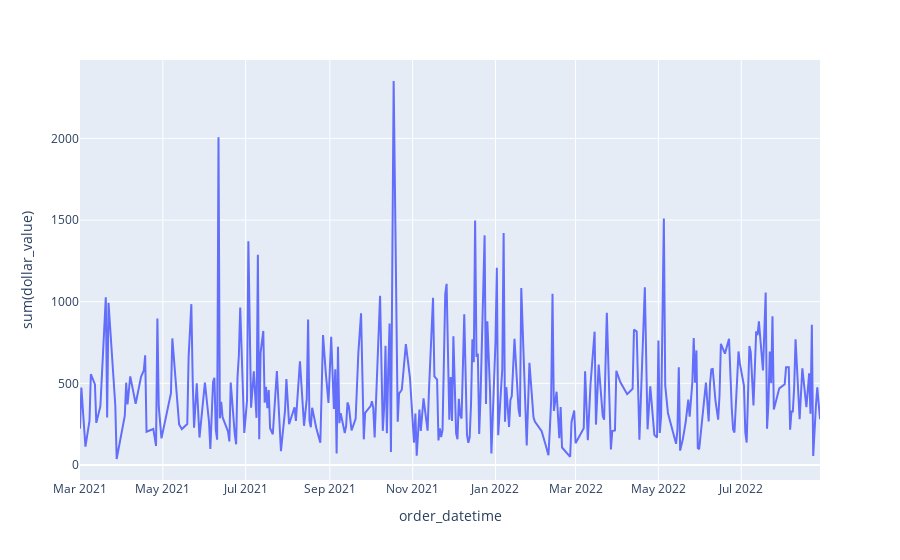

The notebook cell saved with this chart:
### Code cell
sample_abn_sdf3 = transactions_sdf.where(F.col('merchant_abn') == 10279061213).groupBy('order_datetime').agg(F.sum('dollar_value')).sort('order_datetime')
px.line(sample_abn_sdf3.toPandas(), x = 'order_datetime', y = 'sum(dollar_value)')

### Figure 1 — Plotly figure (JSON) as saved in the notebook; plotly's stock layout.template omitted (floating-point values rounded to 4 significant figures; data arrays with more than 128 entries replaced by an {"elided": "..."} marker saying what was removed)
{"data": [{"hovertemplate": "order_datetime=%{x}<br>sum(dollar_value)=%{y}<extra></extra>", "legendgroup": "", "line": {"color": "#636efa", "dash": "solid"}, "marker": {"symbol": "circle"}, "mode": "lines", "name": "", "orientation": "v", "showlegend": false, "type": "scatter", "x": {"elided": "318 str values"}, "xaxis": "x", "y": {"elided": "318 float values"}, "yaxis": "y"}], "layout": {"legend": {"tracegroupgap": 0}, "margin": {"t": 60}, "xaxis": {"anchor": "y", "domain": [0, 1], "title": {"text": "order_datetime"}}, "yaxis": {"anchor": "x", "domain": [0, 1], "title": {"text": "sum(dollar_value)"}}}}
